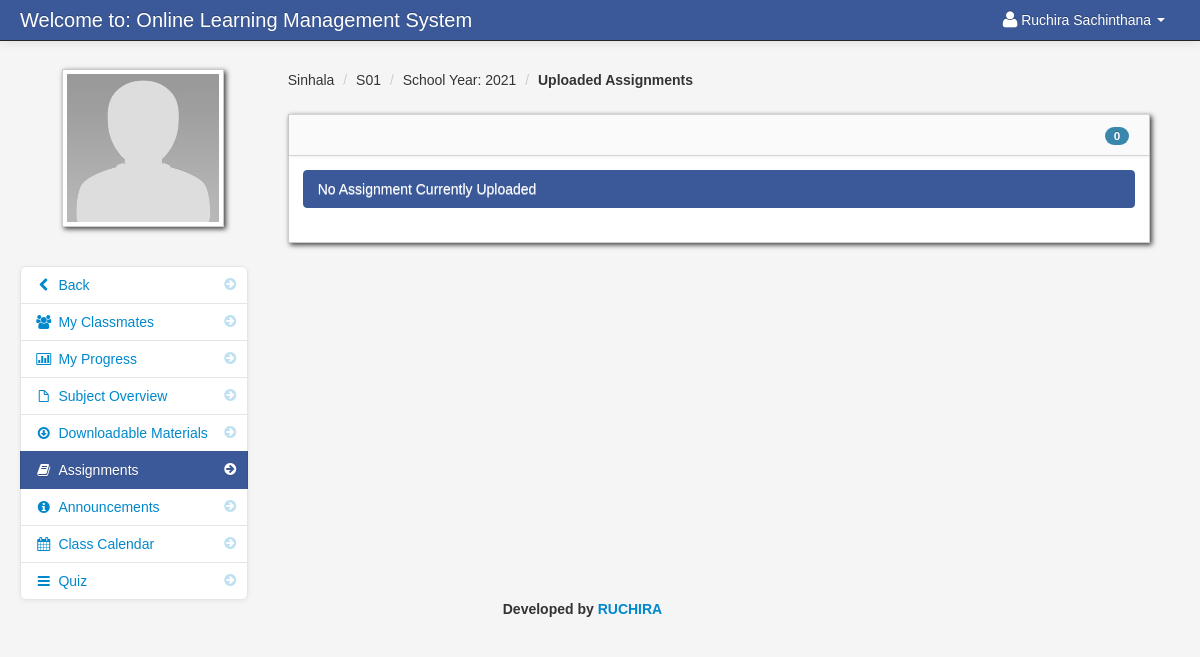
/assignment_student.php?id=1 (signed in), run on the app's committed database.
### tables this page shows
CREATE TABLE `student` (
  `student_id` int(11) NOT NULL,
  `firstname` varchar(100) NOT NULL,
  `lastname` varchar(100) NOT NULL,
  `class_id` int(11) NOT NULL,
  `username` varchar(100) NOT NULL,
  `password` varchar(100) NOT NULL,
  `location` varchar(100) NOT NULL,
  `status` varchar(100) NOT NULL
);

CREATE TABLE `teacher_class` (
  `teacher_class_id` int(11) NOT NULL,
  `teacher_id` int(11) NOT NULL,
  `class_id` int(11) NOT NULL,
  `subject_id` int(11) NOT NULL,
  `thumbnails` varchar(100) NOT NULL,
  `school_year` varchar(100) NOT NULL
);

CREATE TABLE `class` (
  `class_id` int(11) NOT NULL,
  `class_name` varchar(100) NOT NULL
);

CREATE TABLE `subject` (
  `subject_id` int(11) NOT NULL,
  `subject_code` varchar(100) NOT NULL,
  `subject_title` varchar(100) NOT NULL,
  `category` varchar(100) NOT NULL,
  `description` longtext NOT NULL,
  `unit` int(11) NOT NULL,
  `Pre_req` varchar(100) NOT NULL,
  `semester` varchar(100) NOT NULL
);

### session.php (called while the page is built, shortened)
<?php
$session_id=$_SESSION['id'];
?>

### assignment_student.php (the view, shortened to what this page needs)
<?php include('header_dashboard.php'); ?>
<?php include('session.php'); ?>
<?php $get_id = $_GET['id']; ?>
    <body>
		<?php include('navbar_student.php'); ?>
        <div class="container-fluid">
            <div class="row-fluid">
				<?php include('assignment_link_student.php'); ?>
                <div class="span9" id="content">
                     <div class="row-fluid">
										<?php $class_query = mysqli_query($conn,"select * from teacher_class
										LEFT JOIN class ON class.class_id = teacher_class.class_id
										LEFT JOIN subject ON subject.subject_id = teacher_class.subject_id
										where teacher_class_id = '$get_id'")or die(mysqli_error());
										$class_row = mysqli_fetch_array($class_query);
										?>
					     <ul class="breadcrumb">
							<li><a href="#"><?php echo $class_row['class_name']; ?></a> <span class="divider">/</span></li>
							<li><a href="#"><?php echo $class_row['subject_code']; ?></a> <span class="divider">/</span></li>
							<li><a href="#">School Year: <?php echo $class_row['school_year']; ?></a> <span class="divider">/</span></li>
							<li><a href="#"><b>Uploaded Assignments</b></a></li>
						</ul>
                        <div id="block_bg" class="block">
                            <div class="navbar navbar-inner block-header">
								<?php $query = mysqli_query($conn,"select * FROM assignment where class_id = '$get_id'  order by fdatein DESC")or die(mysqli_error());
									  $count  = mysqli_num_rows($query);
								?>
                                <div id="" class="muted pull-right"><span class="badge badge-info"><?php echo $count; ?></span></div>
                            </div>
                            <div class="block-content collapse in">
                                <div class="span12">
								<?php
									$query = mysqli_query($conn,"select * FROM assignment where class_id = '$get_id'  order by fdatein DESC")or die(mysqli_error());
									$count = mysqli_num_rows($query);
									if ($count == '0'){?>
									<div class="alert alert-info">No Assignment Currently Uploaded</div>
						 <?php } ?>
                                </div>
                            </div>
                        </div>
                    </div>
                </div>
            </div>
		<?php include('footer.php'); ?>
        </div>
		<?php include('script.php'); ?>
    </body>
</html>

### navbar_student.php (shortened to what this page needs)
<div class="navbar navbar-fixed-top navbar-inverse">
        <div class="navbar-inner">
            <div class="container-fluid">
                <a class="brand" href="#">Welcome to: Online Learning Management System</a>
					<div class="nav-collapse collapse">
						<ul class="nav pull-right">
							<?php $query= mysqli_query($conn,"select * from student where student_id = '$session_id'")or die(mysqli_error());
									$row = mysqli_fetch_array($query);
							?>
							<li class="dropdown">
								<a href="#" role="button" class="dropdown-toggle" data-toggle="dropdown"> <i class="icon-user icon-large"></i><?php echo $row['firstname']." ".$row['lastname'];  ?> <i class="caret"></i></a>
							</li>
						</ul>
					</div>
            </div>
        </div>
</div>

### assignment_link_student.php (shortened to what this page needs)
<div class="span3" id="sidebar">
	<img id="avatar" src="admin/<?php echo $row['location']; ?>" class="img-polaroid">
		<ul class="nav nav-list bs-docs-sidenav nav-collapse collapse">
				<li class=""><a href="dashboard_student.php"><i class="icon-chevron-right"></i><i class="icon-chevron-left"></i>&nbsp;Back</a></li>
				<li class=""><a href="my_classmates.php<?php echo '?id='.$get_id; ?>"><i class="icon-chevron-right"></i><i class="icon-group"></i>&nbsp;My Classmates</a></li>
				<li class=""><a href="progress.php<?php echo '?id='.$get_id; ?>"><i class="icon-chevron-right"></i><i class="icon-bar-chart"></i>&nbsp;My Progress</a></li>
				<li class=""><a href="subject_overview_student.php<?php echo '?id='.$get_id; ?>"><i class="icon-chevron-right"></i><i class="icon-file"></i>&nbsp;Subject Overview</a></li>
				<li class=""><a href="downloadable_student.php<?php echo '?id='.$get_id; ?>"><i class="icon-chevron-right"></i><i class="icon-download"></i>&nbsp;Downloadable Materials</a></li>
				<li class="active"><a href="assignment_student.php<?php echo '?id='.$get_id; ?>"><i class="icon-chevron-right"></i><i class="icon-book"></i>&nbsp;Assignments</a></li>
				<li class=""><a href="announcements_student.php<?php echo '?id='.$get_id; ?>"><i class="icon-chevron-right"></i><i class="icon-info-sign"></i>&nbsp;Announcements</a></li>
				<li class=""><a href="class_calendar_student.php<?php echo '?id='.$get_id; ?>"><i class="icon-chevron-right"></i><i class="icon-calendar"></i>&nbsp;Class Calendar</a></li>
				<li class=""><a href="student_quiz_list.php<?php echo '?id='.$get_id; ?>"><i class="icon-chevron-right"></i><i class="icon-reorder"></i>&nbsp;Quiz</a></li>
		</ul>
</div>

### admin/assets/styles.css (style rules this page uses)
body { padding-top: 60px; padding-bottom: 40px; background-color: #f5f5f5; }
#content { margin-left:0px; }
.breadcrumb { margin: 0 0 0px; padding: 10px 0px; background-color: transparent; }
.block { background: url("../images/pixel-60fff.png") repeat scroll 0 0 rgba(0, 0, 0, 0) !important; border: 1px solid #ccc; background: white; margin: 1em 0em; border-top: none; -webkit-box-shadow: 2px 2px 5px rgba(0, 0, 6, 0.75); -moz-box-shadow: 2px 2px 5px rgba(0, 0, 6, 0.75); box-shadow: 2px 2px 5px rgba(0, 0, 6, 0.75); }
.block-content { margin: 1em; min-height: .25em; }
.block-header { margin-bottom: 0px; border-right: none; border-left: none; -webkit-border-radius: 0px; -moz-border-radius: 0px; border-radius: 0px; }
.block-header div { padding-top: 10px; }
.bs-docs-sidenav { max-width: 228px; margin: 30px 0 0; padding: 0; background-color: #fff; -webkit-border-radius: 6px; -moz-border-radius: 6px; border-radius: 6px; -webkit-box-shadow: 0 1px 4px rgba(0,0,0,.065); -moz-box-shadow: 0 1px 4px rgba(0,0,0,.065); box-shadow: 0 1px 4px rgba(0,0,0,.065); }
.bs-docs-sidenav > li > a { display: block; width: 190px \9; margin: 0 0 -1px; padding: 8px 14px; border: 1px solid #e5e5e5; }
.bs-docs-sidenav > li:first-child > a { -webkit-border-radius: 6px 6px 0 0; -moz-border-radius: 6px 6px 0 0; border-radius: 6px 6px 0 0; }
.bs-docs-sidenav > li:last-child > a { -webkit-border-radius: 0 0 6px 6px; -moz-border-radius: 0 0 6px 6px; border-radius: 0 0 6px 6px; }
.bs-docs-sidenav > .active > a { position: relative; z-index: 2; padding: 9px 15px; border: 0; text-shadow: 0 1px 0 rgba(0,0,0,.15); -webkit-box-shadow: inset 1px 0 0 rgba(0,0,0,.1), inset -1px 0 0 rgba(0,0,0,.1); -moz-box-shadow: inset 1px 0 0 rgba(0,0,0,.1), inset -1px 0 0 rgba(0,0,0,.1); box-shadow: inset 1px 0 0 rgba(0,0,0,.1), inset -1px 0 0 rgba(0,0,0,.1); }
.bs-docs-sidenav .icon-chevron-right { float: right; margin-top: 2px; margin-right: -6px; opacity: .25; }
.bs-docs-sidenav .active .icon-chevron-right, .bs-docs-sidenav .active a:hover .icon-chevron-right { opacity: 1; }

### data on the page
student: firstname "Ruchira", lastname "Sachinthana", location (placeholder picture)
teacher_class: class.class_name "Sinhala", subject.subject_code "S01", school_year "2021"

### other printed values
$count "0"
